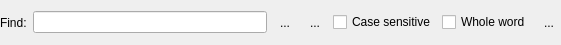
<?xml version="1.0" encoding="UTF-8"?>
<ui version="4.0">
 <class>WTextSourceViewerSearchUI</class>
 <widget class="QWidget" name="WTextSourceViewerSearchUI">
  <property name="geometry">
   <rect>
    <x>0</x>
    <y>0</y>
    <width>561</width>
    <height>45</height>
   </rect>
  </property>
  <property name="sizePolicy">
   <sizepolicy hsizetype="Expanding" vsizetype="Fixed">
    <horstretch>0</horstretch>
    <verstretch>0</verstretch>
   </sizepolicy>
  </property>
  <property name="focusPolicy">
   <enum>Qt::StrongFocus</enum>
  </property>
  <property name="windowTitle">
   <string>Form</string>
  </property>
  <layout class="QHBoxLayout" name="horizontalLayout">
   <property name="margin">
    <number>0</number>
   </property>
   <item>
    <widget class="QLabel" name="label">
     <property name="text">
      <string>Find:</string>
     </property>
    </widget>
   </item>
   <item>
    <widget class="QLineEdit" name="search_text_p"/>
   </item>
   <item>
    <widget class="QToolButton" name="previous_p">
     <property name="text">
      <string>...</string>
     </property>
     <property name="icon">
      <iconset resource="coveragebrowser.qrc">
       <normaloff>:/images/previous.svg</normaloff>:/images/previous.svg</iconset>
     </property>
     <property name="autoRaise">
      <bool>true</bool>
     </property>
    </widget>
   </item>
   <item>
    <widget class="QToolButton" name="next_p">
     <property name="text">
      <string>...</string>
     </property>
     <property name="icon">
      <iconset resource="coveragebrowser.qrc">
       <normaloff>:/images/next.svg</normaloff>:/images/next.svg</iconset>
     </property>
     <property name="autoRaise">
      <bool>true</bool>
     </property>
    </widget>
   </item>
   <item>
    <widget class="QCheckBox" name="case_sensitive_p">
     <property name="text">
      <string>Case sensitive</string>
     </property>
    </widget>
   </item>
   <item>
    <widget class="QCheckBox" name="whole_word_p">
     <property name="text">
      <string>Whole word</string>
     </property>
    </widget>
   </item>
   <item>
    <widget class="QToolButton" name="close_p">
     <property name="text">
      <string>...</string>
     </property>
     <property name="icon">
      <iconset resource="coveragebrowser.qrc">
       <normaloff>:/images/close.svg</normaloff>:/images/close.svg</iconset>
     </property>
     <property name="autoRaise">
      <bool>true</bool>
     </property>
    </widget>
   </item>
  </layout>
 </widget>
 <resources>
  <include location="coveragebrowser.qrc"/>
 </resources>
 <connections>
  <connection>
   <sender>close_p</sender>
   <signal>clicked()</signal>
   <receiver>search_text_p</receiver>
   <slot>clear()</slot>
   <hints>
    <hint type="sourcelabel">
     <x>543</x>
     <y>19</y>
    </hint>
    <hint type="destinationlabel">
     <x>300</x>
     <y>31</y>
    </hint>
   </hints>
  </connection>
 </connections>
</ui>
